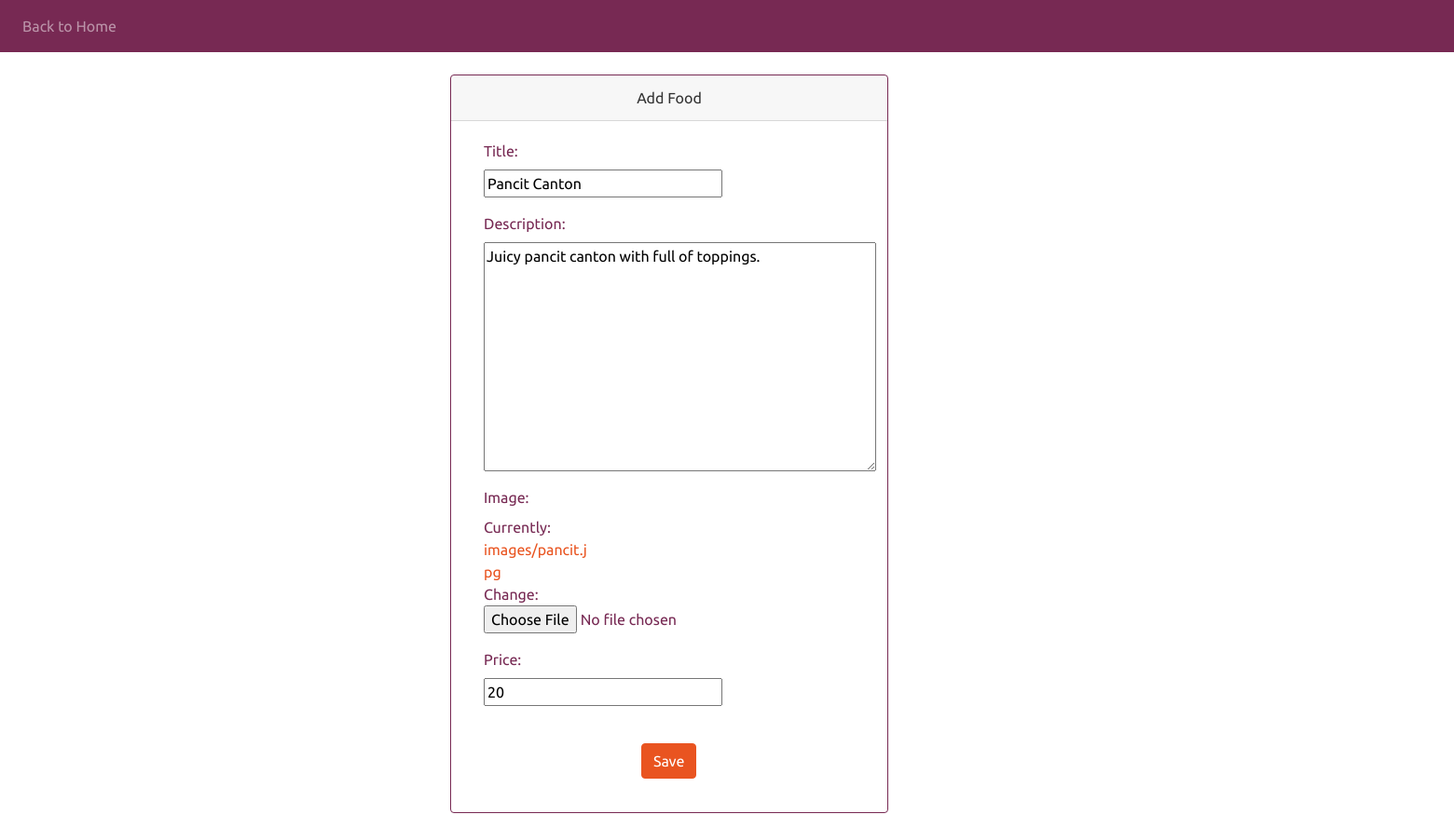
The app's page /food/3/edit/ with its own data.
### foods/models.py (models this page shows, shortened)
class Food(models.Model):
    title = models.CharField(max_length=40)
    description = models.TextField()
    image = models.ImageField(upload_to='images/')
    price = models.IntegerField(blank=False)
    posted_by = models.ForeignKey(User, on_delete=models.CASCADE, editable=False)
    created = models.DateTimeField(auto_now_add=True, editable=False)
    modified = models.DateTimeField(auto_now=True)

### foods/views.py (the view)
# urls.py: path('food/<int:pk>/edit/', views.food_edit, name='food_edit'),
def food_edit(request, pk):
    get = Food.objects.get(id=pk)
    if request.method == "POST":
        form = FoodForm(request.POST, request.FILES, instance=get)
        if form.is_valid():
            food = form.save(commit=True)
            food.save()
        return redirect('home')
    else:
        form = FoodForm(instance=get)
    return render(request, 'foods/food_edit.html', {'form': form, 'edit': True})

### foods/forms.py
class FoodForm(forms.ModelForm):
    class Meta:
        model = Food
        fields = ('title', 'description', 'image', 'price')

### foods/templates/foods/food_edit.html (shortened to what this page needs)
{% block content %}
<link rel="stylesheet" href="https://bootswatch.com/4/united/bootstrap.min.css">
    <nav class="navbar navbar-expand-lg navbar-dark bg-dark">
      <ul class="navbar-nav navbar-right">
            <li class="nav-item">
                <a class="nav-link" href="{% url 'home' %}">Back to Home</a>
            </li>
        </ul>
  </nav>
    <form method="POST" class="job-form" enctype="multipart/form-data">
      <div id="loginDiv" class="bs-component">
      <div class="col-lg-4 col-lg-offset-4">
      <div class="card border-dark mb-3">
      <div id="headerDiv" class="card-header">Add Food</div>
      <div class="card-body text-dark">
      <div class="col-lg-4 col-lg-offset-4">
      <div class="form-group">{% csrf_token %}
        {{ form.as_p }}
        <br/>
        <button id="buttonDiv" class="btn btn-primary" type="submit">Save</button>        </div>
        </div>
        </div>
        </div>
        </div>
        </div>
    </form>
{% endblock %}

### foods/templates/foods/food_edit.html (style rules this page uses)
#loginDiv { width: 1500px; margin-left: 30%; }
#headerDiv { text-align: center; }
#buttonDiv { margin-left: 150%; }

### records on screen
Food: title "Pancit Canton", description "Juicy pancit canton with full of toppings.", price "20"
